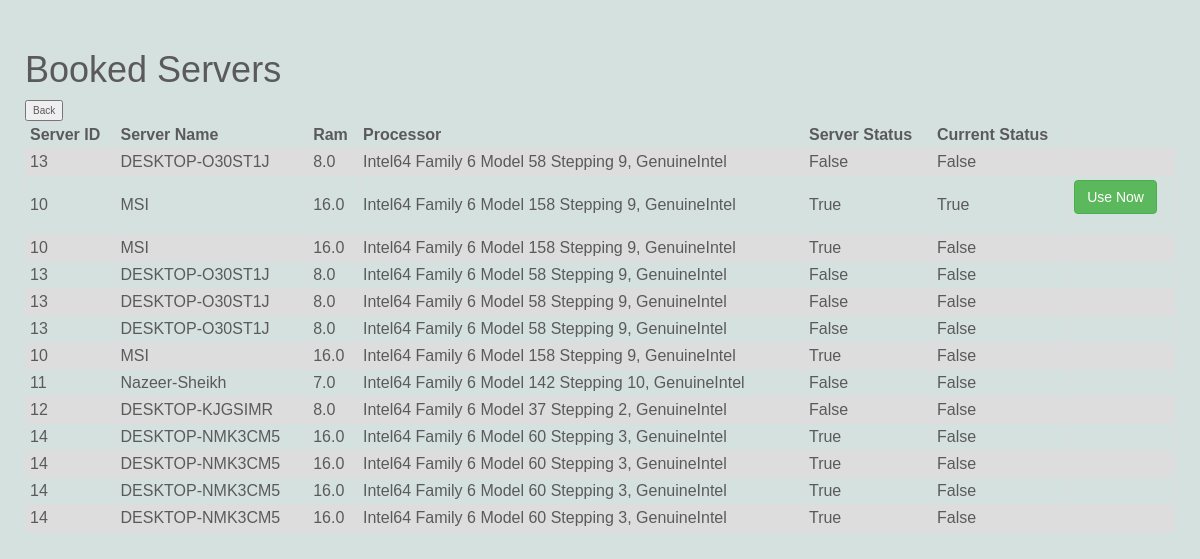
Page /booked-server/ (signed in) on the committed database.
### server/models.py (models this page shows, shortened)
class ServerManagement(models.Model):
    server_name = models.CharField(max_length=255)
    ip_addr = models.CharField(default='0.0.0.0', max_length=255)
    ram = models.FloatField(max_length=3)
    processor = models.CharField(max_length=255)
    enable = models.BooleanField(default=False, null=False)

### user/views.py (the view)
# urls.py: path('booked-server/', views.booked_server, name='booked-server'),
def booked_server(request):
    reservations = ServerReservation.objects.filter(user_id=request.user.id)
    booked_server = ServerReservation.objects.filter(Q(end_time__gte=timezone.now()),
                                                     Q(reservation_time__lte=timezone.now())).filter(
        user_id=request.user.id)
    setelement = []
    for f in booked_server:
        setelement.append(f)
    dt = []
    for i in reservations:
        dt += [
            {
                'servername': i.server_id.server_name,
                'ram': i.server_id.ram,
                'processor': i.server_id.processor,
                'available': i.server_id.enable,
                'status': (1 if i in setelement and i.server_id.enable else 0),
                'server_id': i.server_id.id,
            }
        ]
    return render(request, 'user/login/reserved_servers.html', {'ServerData': dt})

### user/templates/user/login/reserved_servers.html (shortened to what this page needs)
<html>
<head>
    <link rel="stylesheet" href="https://maxcdn.bootstrapcdn.com/bootstrap/3.4.1/css/bootstrap.min.css">
</head>
<h1>Booked Servers</h1>
<button onclick="history.back()">Back</button>
<table>
    <tr>
        <th>Server ID</th>
        <th>Server Name</th>
        <th>Ram</th>
        <th>Processor</th>
        <th>Server Status</th>
        <th>Current Status</th>
    </tr>
    {% for data in ServerData %}
    <tr>
        <td> {{ data.server_id }}</td>
        <td> {{ data.servername }}</td>
        <td>{{ data.ram }}</td>
        <td>{{ data.processor }}</td>
        <td>{{ data.available }}</td>
        <td>{% if data.status == 1 %}
        {{ True }}
            {% else %}
            {{ False }}
            {% endif %}
        </td>
        <td>
            {% if data.status == True %}
            <form method='post' action="{% url 'book-now' %}">
                <button type="submit" class="btn btn-success" name='use-now' value="{{ data.server_id }}"> Use Now
                </button>
            </form>
            {% endif %}
        </td>
    </tr>
    {% endfor %}
</table>
</html>

### user/templates/user/login/reserved_servers.html (style rules this page uses)
table { font-family: arial, sans-serif; border-collapse: collapse; width: 100%; }
td, th { border: 1px solid #dddddd; text-align: left; padding: 4px; }
tr:nth-child(even) { background-color: #dddddd; }

### rows in the picture
ServerManagement: servername "DESKTOP-O30ST1J" "DESKTOP-O30ST1J" "DESKTOP-O30ST1J" "DESKTOP-O30ST1J", ram "8.0" "8.0" "8.0" "8.0", processor "Intel64 Family 6 Model 58 Stepping 9, GenuineIntel" "Intel64 Family 6 Model 58 Stepping 9, GenuineIntel" "Intel64 Family 6 Model 58 Stepping 9, GenuineIntel" "Intel64 Family 6 Model 58 Stepping 9, GenuineIntel"
ServerManagement: servername "MSI" "MSI" "MSI", ram "16.0" "16.0" "16.0", processor "Intel64 Family 6 Model 158 Stepping 9, GenuineIntel" "Intel64 Family 6 Model 158 Stepping 9, GenuineIntel" "Intel64 Family 6 Model 158 Stepping 9, GenuineIntel"
ServerManagement: servername "Nazeer-Sheikh", ram "7.0", processor "Intel64 Family 6 Model 142 Stepping 10, GenuineIntel"
ServerManagement: servername "DESKTOP-KJGSIMR", ram "8.0", processor "Intel64 Family 6 Model 37 Stepping 2, GenuineIntel"
ServerManagement: servername "DESKTOP-NMK3CM5" "DESKTOP-NMK3CM5" "DESKTOP-NMK3CM5" "DESKTOP-NMK3CM5", ram "16.0" "16.0" "16.0" "16.0", processor "Intel64 Family 6 Model 60 Stepping 3, GenuineIntel" "Intel64 Family 6 Model 60 Stepping 3, GenuineIntel" "Intel64 Family 6 Model 60 Stepping 3, GenuineIntel" "Intel64 Family 6 Model 60 Stepping 3, GenuineIntel"

### other values in the picture
{{ data.server_id }} "13" "10" "10" "13" "13" "13" "10" "11" "12" "14" "14" "14" "14"
{{ data.available }} "False" "True" "True" "False" "False" "False" "True" "False" "False" "True" "True" "True" "True"
{{ False }} "False" "False" "False" "False" "False" "False" "False" "False" "False" "False" "False" "False"
{{ True }} "True"
